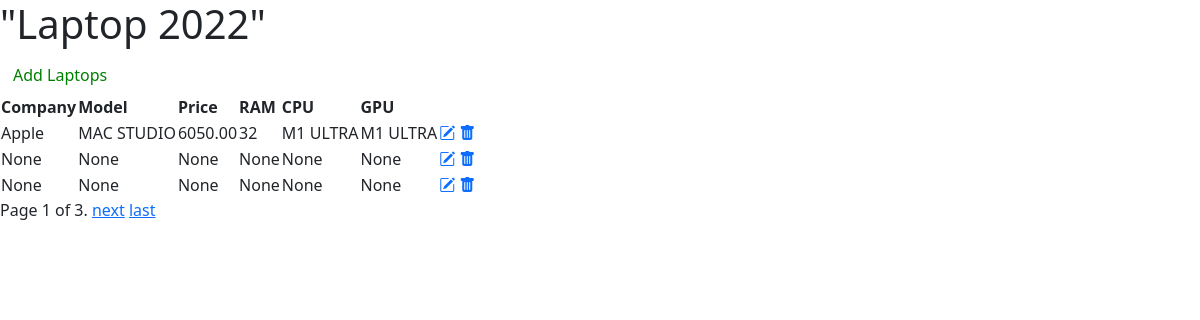
Screenshot of /class_laptops/ with the database file from the repository.
### BetterDevice/models.py (models this page shows, shortened)
class Laptop(models.Model):
    manufacture=models.CharField(max_length=50,null=True,blank=True)
    name=models.CharField(max_length=20,null=True,blank=True)
    ram=models.CharField(max_length=20,null=True,blank=True)
    gpu=models.CharField(max_length=20,null=True,blank=True)
    cpu=models.CharField(max_length=20,null=True,blank=True)
    price=models.DecimalField(max_digits=50,decimal_places=2,null=True,blank=True)

### BetterDevice/views.py (the view)
# urls.py: path('',views.LaptopListView.as_view(),name='laptop-list'),
class LaptopListView(ListView):
    model=Laptop
    template_name='BetterDevice/laptop-list.html'
    context_object_name='laptops'
    def get_context_data(self,*args ,**kwargs):
        laptops=self.get_queryset()#laptop is name of model
        paginator=Paginator(laptops,3)
        page_number=self.request.GET.get('page')
        page_obj=paginator.get_page(page_number)
        context={'laptops':page_obj}
        return context

### templates/BetterDevice/laptop-list.html (shortened to what this page needs)
<!DOCTYPE html>
<html>
<head>
    <link rel="stylesheet" href="https://cdn.jsdelivr.net/npm/bootstrap@5.1.1/dist/css/bootstrap.min.css"
>
     <link rel="stylesheet" href="https://cdn.jsdelivr.net/npm/bootstrap-icons@1.6.1/font/bootstrap-icons.css">
</head>
<body>
<h1>"Laptop 2022"</h1>
<button class="btn btn-sucess"><a href="{% url 'create' %}" style="text-decoration:none;color:green;">Add Laptops</a></button>
<table>
    <tr>
      <th>Company</th>
      <th>Model</th>
      <th>Price</th>
      <th>RAM</th>
      <th>CPU</th>
      <th>GPU</th>
    </tr>
    {% for laptop in laptops %}
    <tr>
      <td>{{laptop.manufacture}}</td>
      <td>{{laptop.name}}</td>
      <td>{{laptop.price}}</td>
      <td>{{laptop.ram}}</td>
      <td>{{laptop.cpu}}</td>
      <td>{{laptop.gpu}}</td>
      <td>
      <a href="{% url 'laptop-update' laptop.id %}">
      <i class="bi bi-pencil-square" aria-hidden="true"></i>
      </a>
      <td>
        <td>
          <a href="{% url 'laptop-delete' laptop.id %}">
          <i class="bi bi-trash-fill" aria-hidden="true"></i>
          </a>
          <td>
    </tr>
    {% endfor %}
  </table>
  <div class="pagination">
    <span class="step-links">
        <span class="current">
            Page {{ laptops.number }} of {{ laptops.paginator.num_pages }}.
        </span>
        {% if laptops.has_next %}
            <a href="?page={{laptops.next_page_number }}">next</a>
            <a href="?page={{ laptops.paginator.num_pages }}">last </a>
        {% endif %}
    </span>
</div>
</body>
</html>

### rows the page displays
Laptop: manufacture "Apple", name "MAC STUDIO", price "6050.00", ram "32", cpu "M1 ULTRA", gpu "M1 ULTRA"
Laptop: manufacture "None", name "None", price "None", ram "None", cpu "None", gpu "None"
Laptop: manufacture "None", name "None", price "None", ram "None", cpu "None", gpu "None"

### other values shown
{{ laptops.number }} "1"
{{ laptops.paginator.num_pages }} "3"
